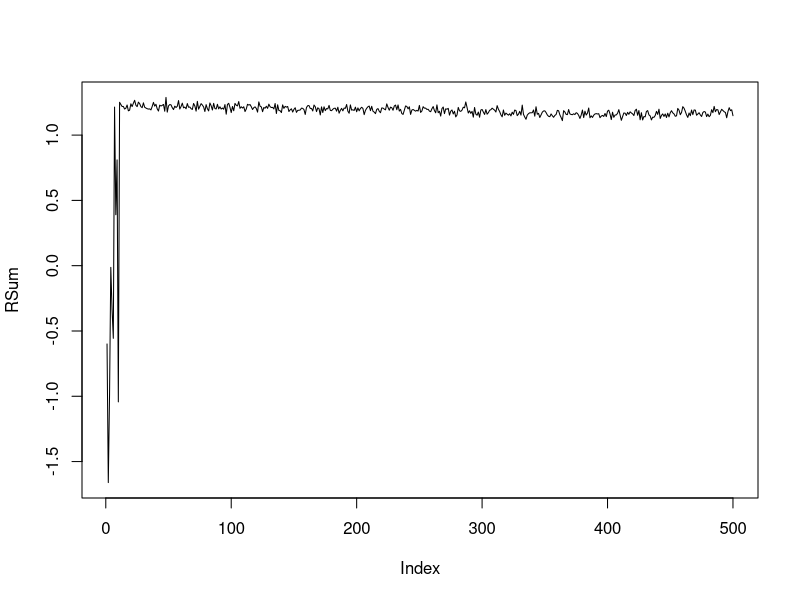

Source code (R): (Note: this script raises an error after producing the figure.)
library(ggplot2)

# Making a comment change to see if it commits to github
TotExp <- 2000
TotSteps <- 500
eps <- 0
q_star <- rnorm(10,0,1)
# Q stores the current estimate of the reward. So Q[2,5] is the estimated reward for selecting action 5 'before' 2 steps
Q <- matrix(nrow=TotSteps+1, ncol=10)
# We initialize Q values with 50 for step 0. A sufficiently large number so that all states are explored at least once
Q[1,] <- rep(5, times=10)

# N stores the number of times each state has been visited. This helps in updating the expected reward value
N <- rep(0,times=10)

# A would store the steps taken
A <- rep(0, times=TotSteps)

# R is the realized reward matrix. Each row represents the new experiment, where each column represents the step
R <- matrix(nrow=TotExp, ncol=TotSteps)

for (Exp in 1:TotExp) {

  for (step in 1:TotSteps) {
    # A[step] is the action that would be taken at this step
    Prob <- runif(1,0,1)
    if (Prob < eps) {
      A[step] <- floor(runif(1,1,11))
    } else {
      A[step] <- max(which(Q[step,]==max(Q[step,])))
    }
    R[Exp, step] <- q_star[A[step]] + rnorm(1,0,1)
    N[A[step]] <- N[A[step]]+1
    for (i in 1:10) {
      if (i == A[step]) {
        Q[step+1,A[step]] <- (Q[step,A[step]]*N[A[step]] + R[Exp, step])/(1+N[A[step]])
      } else {
        Q[step+1,i] <- Q[step,i]
      }
    }
  }
}
RSum <- apply(R,MARGIN=2,mean)
q_star

plot(RSum, type='n')
lines(RSum)
mean(RSum[200:500])
RSum0 <- RSum

ToPlot <- as.data.frame(cbind(RSum0, RSum001, RSum01, RSum03))
ToPlot$x <- as.numeric(rownames(ToPlot))
ggplot(data = ToPlot, aes(x=x, y=RSum0, color='black')) + geom_line()  + geom_line(data=ToPlot, aes(x=x, y=RSum001, color='red')) + geom_line(data=ToPlot, aes(x=x, y=RSum01, color='blue')) + geom_line(data=ToPlot, aes(x=x, y=RSum03, color='green'))
